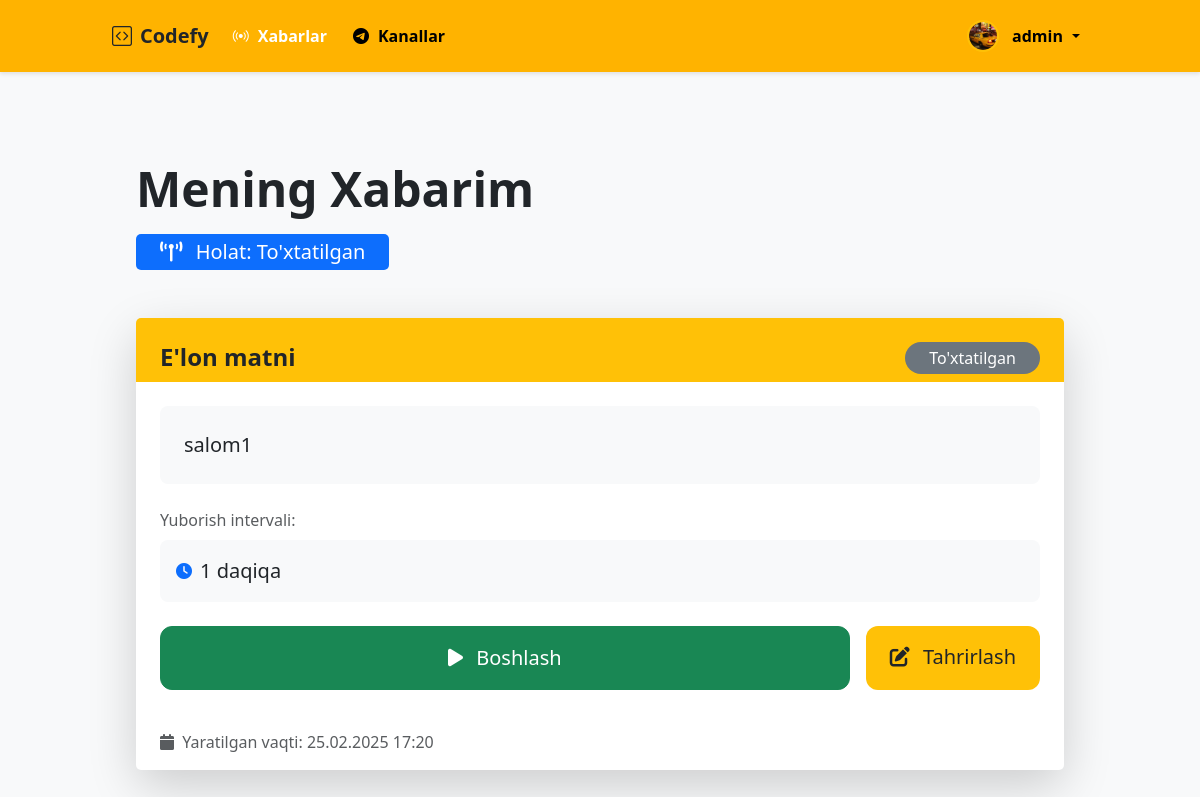
Page / (signed in) on the earlier database version.
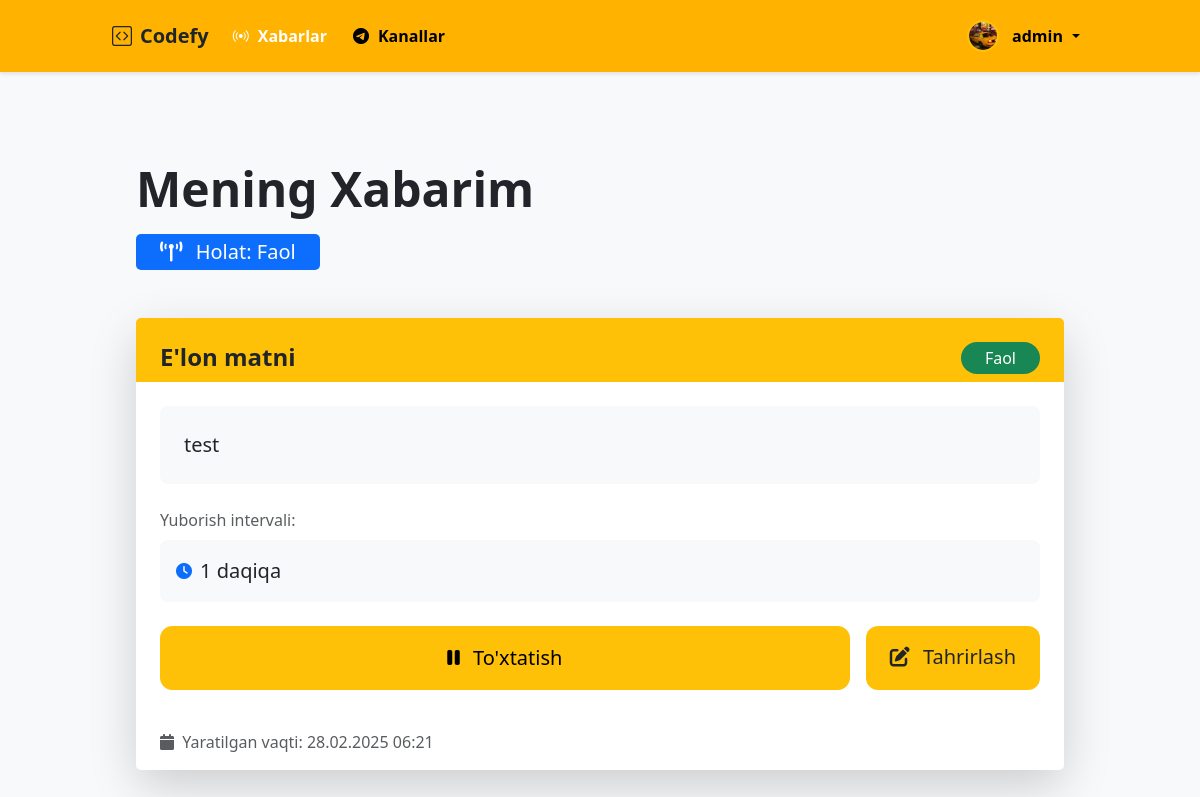
Same page on the later database version.
### announcement/models.py (models this page shows)
class Announcement(models.Model):
    user = models.ForeignKey(User, on_delete=models.CASCADE)
    message = models.TextField()
    interval = models.IntegerField(default=5)
    is_active = models.BooleanField(default=False)
    created_at = models.DateTimeField(auto_now_add=True)
    class Meta:
        db_table = 'announcements'

### announcement/views.py (the view)
# urls.py: path('', views.announcement_list, name='list'),  # Asosiy sahifa
@login_required
def announcement_list(request):
    announcement = Announcement.objects.first()
    return render(request, 'announcement/list.html', {'announcement': announcement})

### templates/announcement/list.html (shortened to what this page needs)
{% extends 'base.html' %}
{% load static %}
{% block content %}
<div class="container-fluid py-5 px-4">
    <div class="d-flex justify-content-between align-items-center mb-5">
        <div>
            <h2 class="display-5 fw-bold mb-3">Mening Xabarim</h2>
            <div class="badge bg-primary fs-5 px-4 py-2">
                <i class="fas fa-broadcast-tower me-2"></i>
                Holat: {% if announcement.is_active %}Faol{% else %}To'xtatilgan{% endif %}
            </div>
        </div>
    </div>
    {% if announcement %}
    <div class="card border-0 shadow-lg rounded-4">
        <div class="card-header bg-white border-0 pt-4 pb-2 px-4">
            <div class="d-flex justify-content-between align-items-center">
                <h4 class="card-title fw-bold mb-0 fs-4">E'lon matni</h4>
                <span class="badge {% if announcement.is_active %}bg-success{% else %}bg-secondary{% endif %} rounded-pill px-4 py-2 fs-6">
                    {% if announcement.is_active %}Faol{% else %}To'xtatilgan{% endif %}
                </span>
            </div>
        </div>
        <div class="card-body p-4">
            <div class="bg-light p-4 rounded-3 mb-4">
                <p class="fs-5 mb-0">{{ announcement.message }}</p>
            </div>
            <div class="mb-4">
                <label class="text-muted fs-6 mb-2">Yuborish intervali:</label>
                <div class="bg-light p-3 rounded-3 d-flex align-items-center">
                    <i class="fas fa-clock me-2 text-primary"></i>
                    <span class="fs-5">{{ announcement.interval }} daqiqa</span>
                </div>
            </div>
            <div class="d-flex gap-3">
                {% if announcement.is_active %}
                <a href="{% url 'announcement:stop_announcement' announcement.id %}"
                   class="btn btn-warning flex-grow-1 py-3 fs-5">
                    <i class="fas fa-pause me-2"></i> To'xtatish
                </a>
                {% else %}
                <a href="{% url 'announcement:start_announcement' announcement.id %}"
                   class="btn btn-success flex-grow-1 py-3 fs-5">
                    <i class="fas fa-play me-2"></i> Boshlash
                </a>
                {% endif %}
                <a href="{% url 'announcement:edit' announcement.id %}"
                   class="btn btn-primary py-3 px-4 fs-5">
                    <i class="fas fa-edit me-2"></i> Tahrirlash
                </a>
            </div>
        </div>
        <div class="card-footer bg-white border-0 px-4 py-3">
            <small class="text-muted fs-6">
                <i class="fas fa-calendar me-1"></i>
                Yaratilgan vaqti: {{ announcement.created_at|date:"d.m.Y H:i" }}
            </small>
        </div>
    </div>
    {% endif %}
</div>
{% endblock %}

Differences in the rows shown:
removed Announcement: message "salom1", interval "1", created_at "25.02.2025 17:20"
added Announcement: message "test", interval "1", created_at "28.02.2025 06:21"
Other differences:
text no longer shown: "To'xtatilgan To'xtatilgan Boshlash"
text now shown: "Faol Faol To'xtatish"
